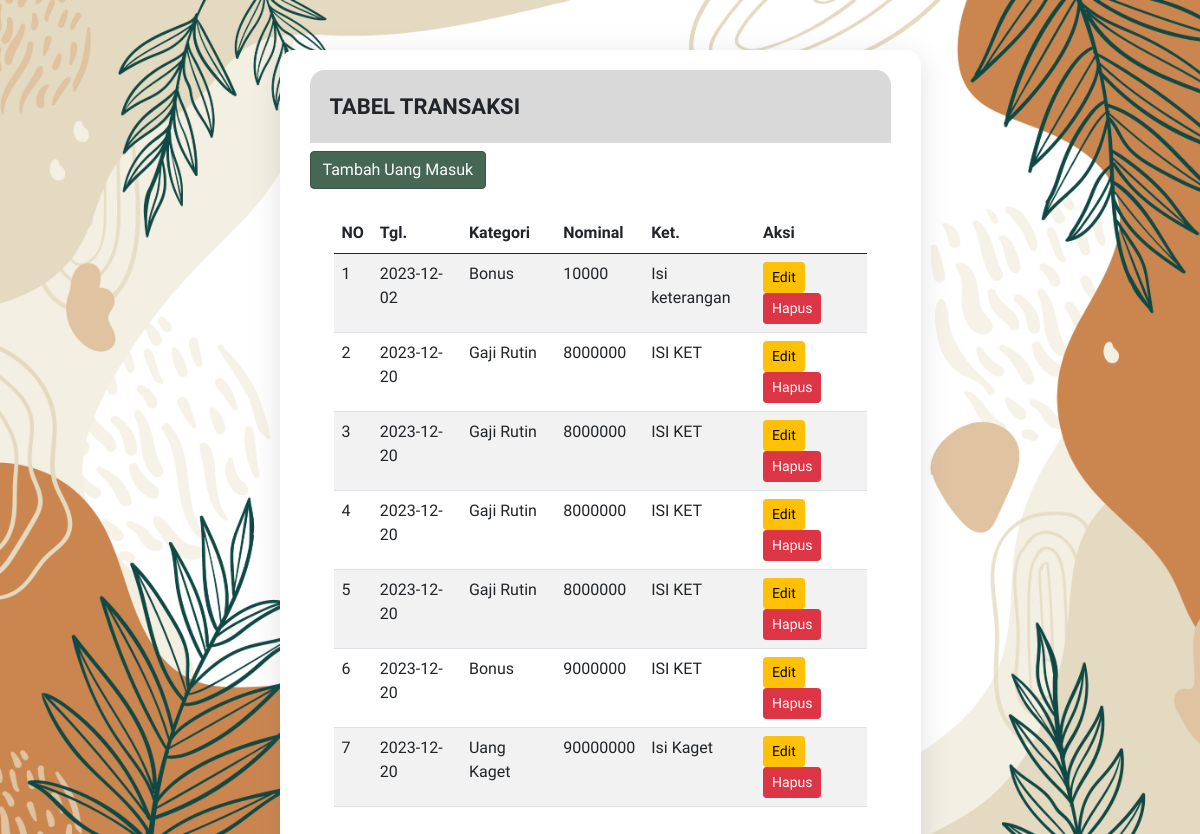
The app's page /pertemuan6/dompet/tabel_transaksi.php with its own data.
### tables this page shows
CREATE TABLE `transaksi` (
  `id` int NOT NULL AUTO_INCREMENT,
  `tanggal` date DEFAULT NULL,
  `kategori` varchar(50) DEFAULT NULL,
  `nominal` bigint DEFAULT NULL,
  `keterangan` longtext,
  `lampiran` varchar(100) DEFAULT NULL,
  `tanggal_input` datetime DEFAULT NULL,
  PRIMARY KEY (`id`)
);

### pertemuan6/dompet/tabel_transaksi.php (the view, shortened to what this page needs)
<!DOCTYPE html>
<html lang="en">
<head>
    <?php include('_include/head.php');?>
</head>
<body>
    <div class="container">
        <div class="row justify-content-md-center">
            <div class="col col-lg-7">
                <div class="box">
                    <div class="box-head">
                        <strong>TABEL TRANSAKSI</strong>
                    </div>
                    <div class="pt-2">
                        <a href="form_uang_masuk.php" class="btn btn-primary">Tambah Uang Masuk</a>
                    </div>
                    <div class="p-4">
                        <table class="table table-striped">
                            <thead>
                                <tr>
                                    <th>NO</th>
                                    <th>Tgl.</th>
                                    <th>Kategori</th>
                                    <th>Nominal</th>
                                    <th>Ket.</th>
                                    <th>Aksi</th>
                                </tr>
                            </thead>
                            <tbody>
                                <?php
                                    include('koneksi.php');
                                    $i = 1;
                                    $sql = "SELECT * FROM transaksi";
                                    $result = mysqli_query($conn, $sql);
                                    if (mysqli_num_rows($result) > 0) {
                                        while($row = mysqli_fetch_assoc($result)) {
                                ?>
                                <tr>
                                    <td><?php echo $i++; ?></td>
                                    <td><?php echo $row['tanggal'] ?></td>
                                    <td><?php echo $row['kategori']?></td>
                                    <td><?php echo $row['nominal']?></td>
                                    <td><?php echo $row['keterangan']?></td>
                                    <td>
                                        <a href="edit_transaksi.php?id=<?php echo $row['id']?>" class="btn btn-sm btn-warning">Edit</a>
                                        <a href="hapus_transaksi.php?id=<?php echo $row['id']?>" class="btn btn-sm btn-danger" onclick="return confirm('Are you sure you want to delete this item?');">Hapus</a>
                                    </td>
                                </tr>
                                <?php
                                        }
                                    } else {
                                        echo "0 results";
                                    }
                                ?>
                            </tbody>
                        </table>
                    </div>
                </div>
            </div>
        </div>
    </div>
</body>
</html>

### pertemuan6/dompet/_include/head.php (shortened to what this page needs)
<link href="https://cdn.jsdelivr.net/npm/bootstrap@5.0.2/dist/css/bootstrap.min.css" rel="stylesheet">
<link rel="stylesheet" href="style/mystyle.css" media="screen"/>

### pertemuan6/dompet/style/mystyle.css (style rules this page uses)
body { background: url('../media/bg.jpg'); background-size: cover; font-family: 'Comfortaa', sans-serif; }
.box { background-color: #FFF; box-shadow: rgba(100, 100, 111, 0.2) 0px 7px 29px 0px; border-radius: 15px; margin-top: 50px; padding: 20px 30px; }
.box .box-head { background-color: #D9D9D9; border-radius: 15px 15px 0px 0px; padding: 20px; }
.box .box-head strong { font-size: 22px; font-weight: 900; }
.btn-primary { color: #fff; background-color: #466754; border-color: #3b5646; }

### records on screen
transaksi: tanggal "2023-12-02", kategori "Bonus", nominal "10000", keterangan "Isi keterangan"
transaksi: tanggal "2023-12-20", kategori "Gaji Rutin", nominal "8000000", keterangan "ISI KET"
transaksi: tanggal "2023-12-20", kategori "Gaji Rutin", nominal "8000000", keterangan "ISI KET"
transaksi: tanggal "2023-12-20", kategori "Gaji Rutin", nominal "8000000", keterangan "ISI KET"
transaksi: tanggal "2023-12-20", kategori "Gaji Rutin", nominal "8000000", keterangan "ISI KET"
transaksi: tanggal "2023-12-20", kategori "Bonus", nominal "9000000", keterangan "ISI KET"
transaksi: tanggal "2023-12-20", kategori "Uang Kaget", nominal "90000000", keterangan "Isi Kaget"
